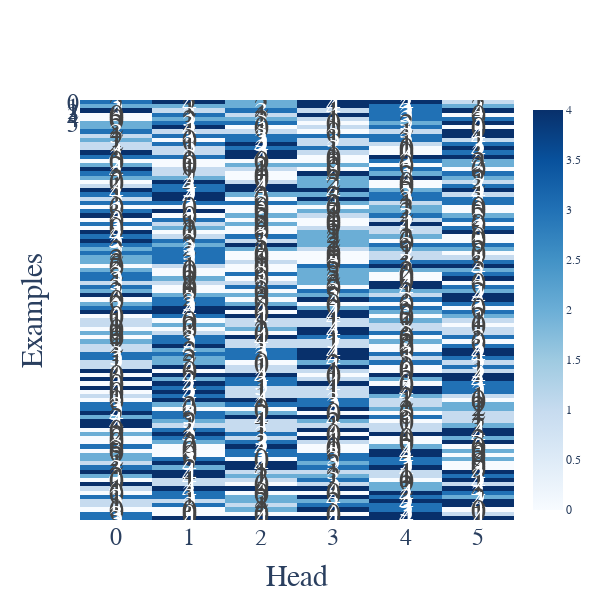

Source (notebook cell):
### Code cell
fig = go.Figure(data=go.Heatmap(
                   z=all_indices,
                   text=[[str(y) for y in x] for x in all_indices],
                   texttemplate="%{text}",
                   textfont={"size": 30, "family": "Palatino"},
                   colorscale='Blues'))

# Change font to Palatino for whole plot
fig.update_layout(font={"family": "Palatino"})

fig.update_coloraxes(showscale=False)

fig.update_layout(
    xaxis=dict(title='Head', tickvals=list(range(6))),
    yaxis=dict(title='Examples', tickvals=list(range(6)), autorange="reversed"),
    width=600, height=600,
    title_x=0.5,
    # Hide colorbar
    coloraxis_showscale=False
)


# Change fontsize for axis titles
fig.update_layout(xaxis_title_font_size=30, yaxis_title_font_size=30)

# Change fontsize for axis ticks
fig.update_layout(xaxis_tickfont=dict(size=24), yaxis_tickfont=dict(size=24))

fig.show()

### Figure 1 — Plotly figure (JSON) as saved in the notebook; plotly's stock layout.template omitted (floating-point values rounded to 4 significant figures; data arrays with more than 128 entries replaced by an {"elided": "..."} marker saying what was removed)
{"data": [{"colorscale": [[0, "rgb(247,251,255)"], [0.125, "rgb(222,235,247)"], [0.25, "rgb(198,219,239)"], [0.375, "rgb(158,202,225)"], [0.5, "rgb(107,174,214)"], [0.625, "rgb(66,146,198)"], [0.75, "rgb(33,113,181)"], [0.875, "rgb(8,81,156)"], [1, "rgb(8,48,107)"]], "text": {"elided": "100x6 str values"}, "textfont": {"family": "Palatino", "size": 30}, "texttemplate": "%{text}", "type": "heatmap", "z": {"elided": "100x6 int values"}}], "layout": {"coloraxis": {"showscale": false}, "font": {"family": "Palatino"}, "height": 600, "title": {"x": 0.5}, "width": 600, "xaxis": {"tickfont": {"size": 24}, "tickvals": [0, 1, 2, 3, 4, 5], "title": {"font": {"size": 30}, "text": "Head"}}, "yaxis": {"autorange": "reversed", "tickfont": {"size": 24}, "tickvals": [0, 1, 2, 3, 4, 5], "title": {"font": {"size": 30}, "text": "Examples"}}}}
